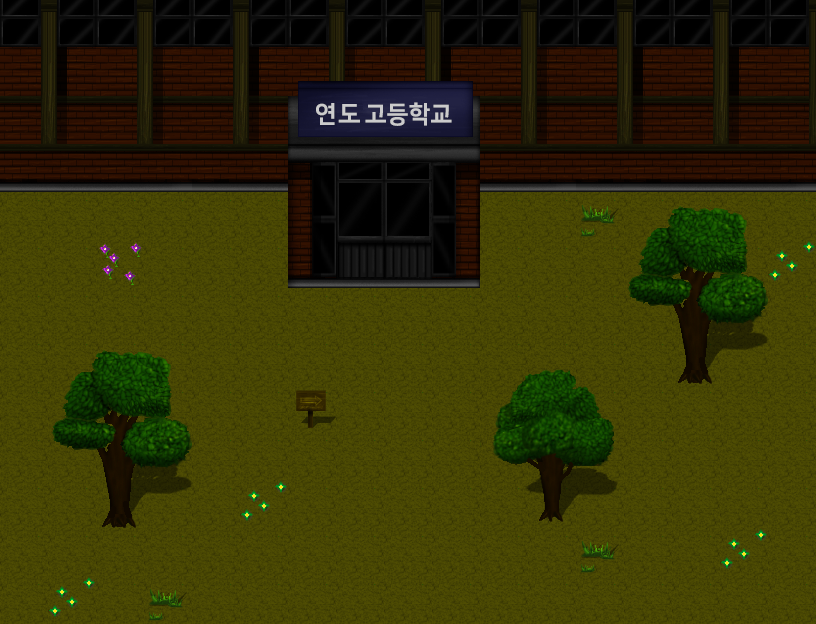

Tiled map render using the project's own tile images. Description and the whole map definition, tile-layer contents included, below:
An orthogonal 17x13 tile map with 48x48 px tiles, 4 tile layers (Tile Layer 1, Tile Layer 2, Tile Layer 3, Tile Layer 4), 3 tilesets and 5 objects.

<map version="1.10" tiledversion="1.11.0" orientation="orthogonal" renderorder="right-down" width="17" height="13" tilewidth="48" tileheight="48" infinite="0" nextlayerid="9" nextobjectid="6">
 <tileset firstgid="1" source="A.tsx" />
 <tileset firstgid="129" source="C.tsx" />
 <tileset firstgid="257" source="B.tsx" />
 <layer id="1" name="Tile Layer 1" width="17" height="13">
  <data encoding="csv">
4,4,4,4,4,4,4,4,4,4,4,4,4,4,4,4,4,
4,4,4,4,4,4,4,4,4,4,4,4,4,4,4,4,4,
4,4,4,4,4,4,4,4,4,4,4,4,4,4,4,4,4,
4,4,4,4,4,4,4,4,4,4,4,4,4,4,4,4,4,
4,4,4,4,4,4,4,4,4,4,4,4,4,4,4,4,4,
4,4,4,4,4,4,4,4,4,4,4,4,4,4,4,4,4,
4,4,4,4,4,4,4,4,4,4,4,4,4,4,4,4,4,
4,4,4,4,4,4,4,4,4,4,4,4,4,4,4,4,4,
4,4,4,4,4,4,4,4,4,4,4,4,4,4,4,4,4,
4,4,4,4,4,4,4,4,4,4,4,4,4,4,4,4,4,
4,4,4,4,4,4,4,4,4,4,4,4,4,4,4,4,4,
4,4,4,4,4,4,4,4,4,4,4,4,4,4,4,4,4,
4,4,4,4,4,4,4,4,4,4,4,4,4,4,4,4,4
</data>
 </layer>
 <layer id="4" name="Tile Layer 2" width="17" height="13">
  <data encoding="csv">
129,130,131,132,129,130,131,132,129,130,131,132,129,130,129,130,131,
137,138,139,140,137,138,139,140,137,138,139,140,137,138,137,138,139,
145,146,147,148,145,146,147,148,145,146,147,148,145,146,145,146,147,
0,0,0,0,0,0,0,0,0,0,0,0,0,0,0,0,0,
0,0,0,0,0,0,0,0,0,0,0,0,296,257,258,259,0,
0,0,359,0,0,0,0,0,0,0,0,0,0,273,274,275,376,
0,0,0,0,0,0,0,0,0,0,0,0,0,289,290,291,0,
0,257,258,259,0,0,0,0,0,0,260,261,262,305,306,307,0,
0,273,274,275,0,0,281,0,0,0,276,277,278,0,0,0,0,
0,289,290,291,0,0,0,0,0,0,292,293,294,0,0,0,0,
0,305,306,307,0,376,0,0,0,0,308,309,310,0,0,0,0,
0,0,0,0,0,0,0,0,0,0,0,0,296,0,0,376,0,
0,376,0,296,0,0,0,0,0,0,0,0,0,0,0,0,0
</data>
 </layer>
 <objectgroup id="8" name="Object Layer 1">
  <properties>
   <property name="unity:layer" value="NoPassing" />
  </properties>
  <object id="1" x="-13" y="626" width="839" height="58" />
  <object id="2" x="-89" y="-49" width="89" height="744" />
  <object id="3" x="-104" y="-82" width="983" height="82" />
  <object id="4" x="817" y="-82" width="72" height="785" />
  <object id="5" x="287" y="384" width="51" height="47" />
 </objectgroup>
 <layer id="6" name="Tile Layer 3" width="17" height="13">
  <data encoding="csv">
144,143,144,143,144,143,144,143,144,143,144,143,144,143,144,143,144,
0,0,0,0,0,0,0,0,0,0,0,0,0,0,0,0,0,
0,0,0,0,0,0,161,162,163,164,0,0,0,0,0,0,0,
153,154,155,156,153,154,169,170,171,172,155,156,153,153,154,155,156,
0,0,0,0,0,0,177,178,179,180,0,0,0,0,0,0,0,
0,0,0,0,0,0,185,186,187,188,0,0,0,0,0,0,0,
0,0,0,0,0,0,0,0,0,0,0,0,0,0,0,0,0,
0,0,0,0,0,0,0,0,0,0,0,0,0,0,0,0,0,
0,0,0,0,0,0,0,0,0,0,0,0,0,0,0,0,0,
0,0,0,0,0,0,0,0,0,0,0,0,0,0,0,0,0,
0,0,0,0,0,0,0,0,0,0,0,0,0,0,0,0,0,
0,0,0,0,0,0,0,0,0,0,0,0,0,0,0,0,0,
0,0,0,0,0,0,0,0,0,0,0,0,0,0,0,0,0
</data>
 </layer>
 <layer id="7" name="Tile Layer 4" width="17" height="13">
  <data encoding="csv">
0,0,0,0,0,0,0,0,0,0,0,0,0,0,0,0,0,
0,0,0,0,0,0,157,158,159,160,0,0,0,0,0,0,0,
0,0,0,0,0,0,165,166,167,168,0,0,0,0,0,0,0,
0,0,0,0,0,0,0,0,0,0,0,0,0,0,0,0,0,
0,0,0,0,0,0,0,0,0,0,0,0,0,0,0,0,0,
0,0,0,0,0,0,0,0,0,0,0,0,0,0,0,0,0,
0,0,0,0,0,0,0,0,0,0,0,0,0,0,0,0,0,
0,0,0,0,0,0,0,0,0,0,0,0,0,0,0,0,0,
0,0,0,0,0,0,0,0,0,0,0,0,0,0,0,0,0,
0,0,0,0,0,0,0,0,0,0,0,0,0,0,0,0,0,
0,0,0,0,0,0,0,0,0,0,0,0,0,0,0,0,0,
0,0,0,0,0,0,0,0,0,0,0,0,0,0,0,0,0,
0,0,0,0,0,0,0,0,0,0,0,0,0,0,0,0,0
</data>
 </layer>
</map>
